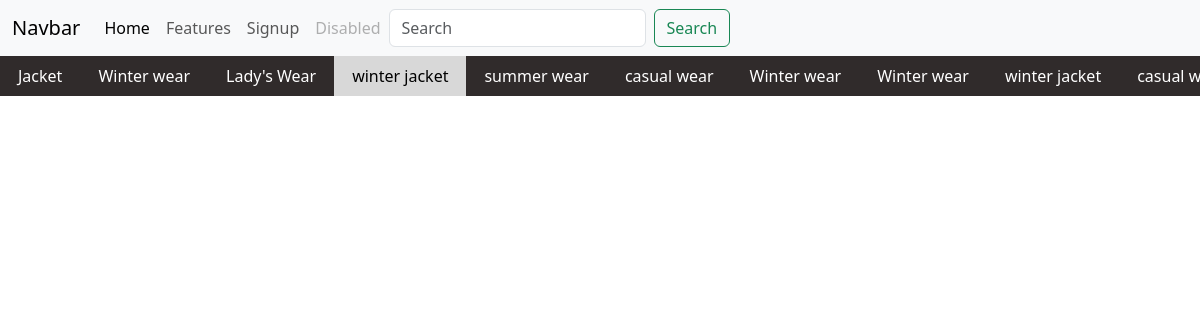
The app's page /?category=4 with its own data.
### store/models.py (models this page shows)
class Category(models.Model):
    category_name = models.CharField(max_length=50)
    def __str__(self):
        return self.category_name

### store/views.py (the view)
# urls.py: 2. Add a URL to urlpatterns:  path('', views.home, name='home')
def home(request):
    categories = Category.objects.all()
    categoryID = request.GET.get('category')
    if categoryID:
        products = Product.objects.filter(category=categoryID)
    else:
        products = Product.objects.all()
    params = {
        'product': products,
        'category': categories
    }
    return render(request, 'store/home.html', params)

### store/templates/store/home.html (shortened to what this page needs)
{%extends 'store/nav.html'%}
{%load static%}
{%block csslink%}
<link rel="stylesheet" href="{%static 'store/home.css'%}">
<link rel="stylesheet" href="https://cdn.jsdelivr.net/npm/swiper@11/swiper-bundle.min.css"/>
{%endblock%}
{%block body%}
<div class="category swiper">
    <div class="swiper-wrapper">
        {% for cat in category %}
        <div class="swiper-slide">
            <a href="/?category={{cat.id}}"
               class="category-link {% if request.GET.category == cat.id|stringformat:'s' %}active{% endif %}">
                {{cat}}
            </a>
        </div>
        {% endfor %}
    </div>
</div>
<div class="container-fluid mt-3">
  <div class="row">
  </div>
</div>
{%endblock%}

### store/static/store/home.css (style rules this page uses)
.category { background:#302b2b; padding:12px; }
.category .swiper-wrapper { display:flex; align-items:center; }
.category .swiper-slide { width:auto; }
.category-link { display:block; padding:8px 18px; color:white; text-decoration:none; white-space:nowrap; font-weight:500; transition:.3s; }
.category-link.active { background:#d8d8d8; color: black; }

### records on screen
Category: category_name "Jacket"
Category: category_name "Winter wear"
Category: category_name "Lady's Wear"
Category: category_name "winter jacket"
Category: category_name "summer wear"
Category: category_name "casual wear"
Category: category_name "Winter wear"
Category: category_name "Winter wear"
Category: category_name "winter jacket"
Category: category_name "casual…"
